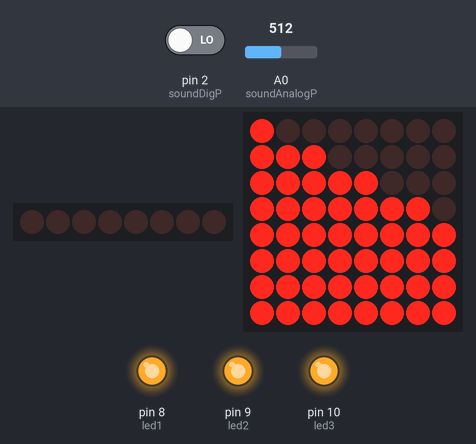
The sketch below on a simulated Arduino Uno, built with avr-gcc and run on an emulated ATmega328P. On the bench: 8 shift-register outputs drawn as a row of LEDs (first output left, lit = HIGH), 8×8 LED matrix, output pins drawn as LEDs (lit = HIGH). Wiring (inferred from the names in the program): shift register (74HC595): data pin 12; shift clock pin 11. Wiring (inferred from the signals the program sends): row of LEDs: on Q0, Q1, Q2, Q3, Q4, Q5, Q6, Q7. The test bench sets the inputs (shaded band); at power-on: pin 2 (soundDigP) LOW, A0 (soundAnalogP) = 512. Pins used as bus, display or sensor lines are not drawn; what the sketch prints to the serial monitor is not drawn.

Above: at 0.1 s.
At 28.3 s:
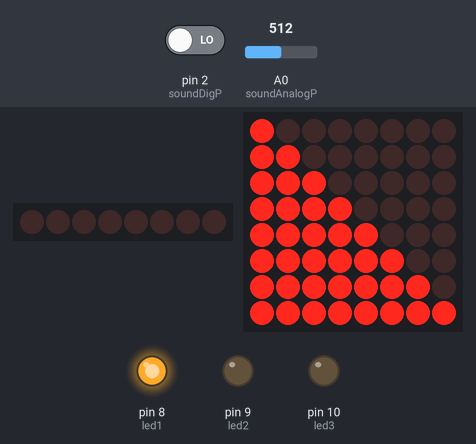
At 29.8 s:
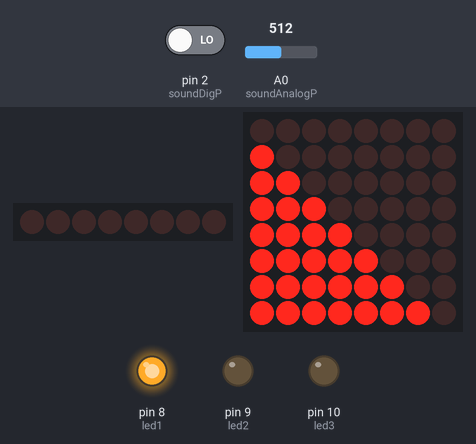
At 31.3 s:
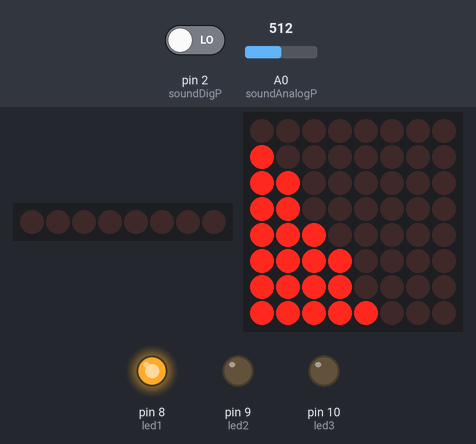
At 33.1 s:
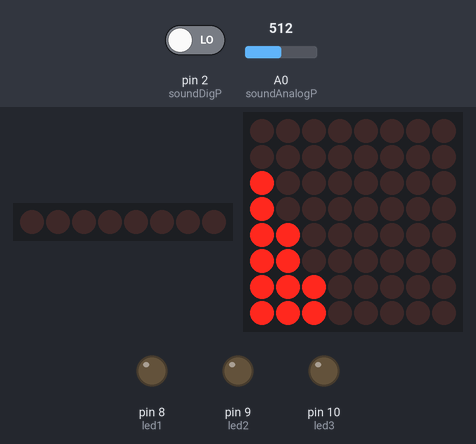
At 35.6 s:
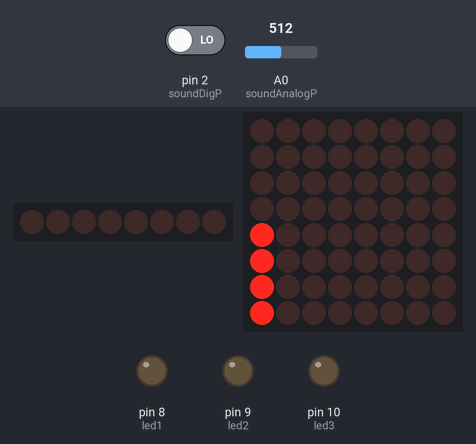
Timing chart, 0 to 37.1 s (numbered marks = the images above):
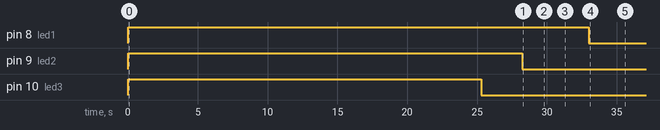

Measured:
- by itself, pin 8 (led1): LOW → HIGH at 0.00 s, → LOW 33.0 s later
- by itself, pin 9 (led2): LOW → HIGH at 0.00 s, → LOW 28.2 s later
- by itself, pin 10 (led3): LOW → HIGH at 0.00 s, → LOW 25.3 s later
- what the display in image 1 shows lasts 1.4 s, from 28.3 s to 29.7 s
- what the display in image 2 shows lasts 1.6 s, from 29.7 s to 31.3 s
- what the display in image 3 shows lasts 1.7 s, from 31.3 s to 33.0 s
- what the display in image 4 shows lasts 2.5 s, from 33.0 s to 35.5 s

The sketch:

audio_meter.ino
```cpp
#include <LedControl.h>

LedControl leds = LedControl(4,7,6,1);

/* Pins */
int latchP = 12;
int clockP = 11;
int dataP = 13;
int soundAnalogP = A0;
int soundDigP = 2;
int led13 = 13; //built-in LED
int led1 = 8;
int led2 = 9;
int led3 = 10;

byte leds_8 = 0;
float c1 = 0.999;
float c2 = 0.99;
float stDev = 0.0; //standard deviation
float v_avg = 0.0; //signal mean
float dev_scale, stDev2, no_ledsLit;
int j = 0;

void setup() {
  leds.shutdown(0,false);
  leds.setIntensity(0,4); //medium intensity
  leds.clearDisplay(0);
  Serial.begin(9600);
  pinMode(soundDigP, INPUT);
  pinMode(latchP, OUTPUT);
  pinMode(dataP, OUTPUT);
  pinMode(clockP, OUTPUT);
  pinMode(led13, OUTPUT);
  pinMode(leds_8, OUTPUT);
  pinMode(led1, OUTPUT);
  pinMode(led2, OUTPUT);
  pinMode(led3, OUTPUT);
}

void loop() {
  float analogVal = analogRead(soundAnalogP);
  soundSensor();
  bool yes = processing(analogVal);
  /*Once the standard deviation of the sound signal is within a small range
  the LEDs and LED matrix changes fairly accurately.*/
  if (yes == true){
    if (j%20 == 0){ //to prevent the Led Matrix from changing to quickly.
     tryM();
    }
  }
  j++;
}

void updShiftReg(){
  digitalWrite(latchP,LOW);
  shiftOut(dataP,clockP,LSBFIRST, leds_8);
  digitalWrite(latchP, HIGH);
}

void soundSensor(){
  int digVal=digitalRead(soundDigP);

  if(digVal==HIGH)
  {
    digitalWrite(led13,HIGH);
  }
  else
  {
    digitalWrite(led13,LOW);
  }
}

int processing(float v){
  /*https://www.dsprelated.com/freebooks/mdft/Signal_Metrics.html
  The first section on this webpage will help understand some the equations below.*/
  bool matrix;
  float factor = 0.4;

  v_avg= c1*v_avg + (1.0-c1)*v;
  stDev2 = c2*stDev*stDev + (1.0-c2)*(v-v_avg)*(v-v_avg);
  stDev = sqrt(stDev2);
  Serial.println(stDev);
  no_ledsLit = stDev*factor;
  dev_scale = no_ledsLit/30;

  //This change the three LEDs on the right.
  if (dev_scale<0.1) {digitalWrite(led1, LOW);} else{digitalWrite(led1,HIGH);}
  if (dev_scale<0.2) {digitalWrite(led2, LOW);} else{digitalWrite(led2,HIGH);}
  if(dev_scale<0.3) {digitalWrite(led3, LOW);} else{digitalWrite(led3,HIGH);}

  /*This changes eight LEDs on the left and is changed by a shift register
  so that less arduino pins are used.*/
  if (no_ledsLit >8){ no_ledsLit = 8;
  }else{
    leds_8 = 0; //initially no LEDS are on
    for (int i=0; i<no_ledsLit; i++){
      leds_8 = leds_8 + (1<<i);
    }
  }
  updShiftReg();
  leds_8 = 0;
  updShiftReg();
  if (stDev < 100){
    matrix = true;
  }else{
    matrix = false;
  }
  return matrix;
}

void tryM(){
  leds.clearDisplay(0);
  if (no_ledsLit >8){
    for(int row=0; row< 8; row++){
      for(int col=0; col<8; col++){
        leds.setLed(0, row, col, true);
      }
    }
  }else{
    for(int row=0; row< 8; row++){
      int cols = (int)no_ledsLit*(row+1)/4.5;
      for(int col=0; col<cols; col++){
        leds.setLed(0, row, col, true);
      }
    }
  }
}
```
